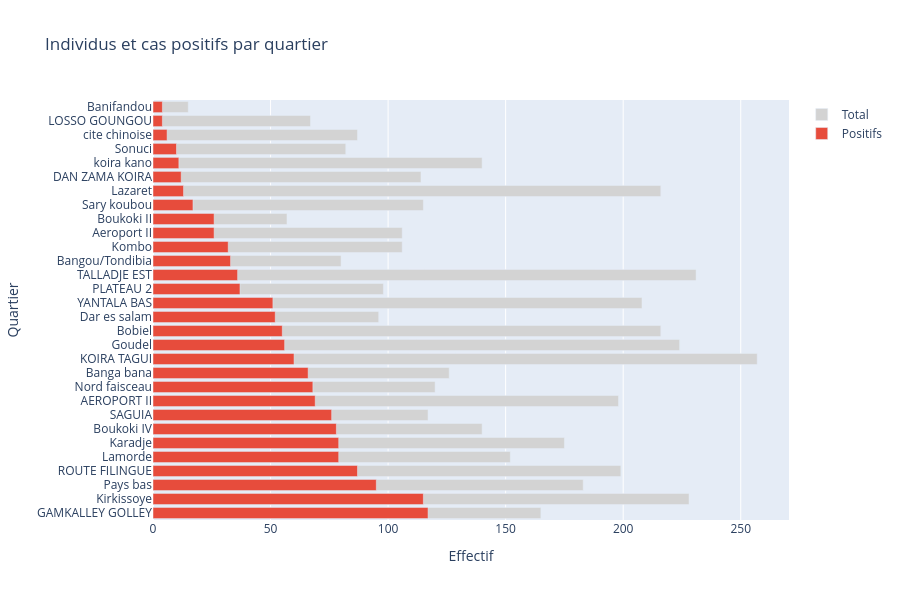

Notebook code cell kept with this figure:
### Markdown cell above
## 3 - Description geographique

### Code cell
required = ['Latitude', 'Longitude', 'Quartier_corrige', 'Population', 'Serologie']

# =============================================================================
# 2. Carte interactive des individus (échantillon pour lisibilité)
# =============================================================================
# Si trop de points, on peut prendre un échantillon aléatoire
sample_size = min(400, len(df))  # Limiter à 2000 points pour fluidité
df_sample = df.sample(n=sample_size, random_state=42)

fig_map = px.scatter_mapbox(
    df_sample,
    lat='Latitude',
    lon='Longitude',
    color='Serologie',
    color_discrete_map={'Positif': "#f43f2b", 'Négatif': '#2ecc71'},
    zoom=11,
    mapbox_style='carto-positron',# map 
    title="Localisation des individus (échantillon aléatoire)",
    hover_data={'Quartier_corrige': True, 'Population': True}
)
fig_map.update_layout(margin=dict(l=0, r=0, t=40, b=0))
fig_map.show()
# fig_map.write_html("carte_individus.html")

# =============================================================================
# 3. Agrégation par quartier
# =============================================================================
quartier_stats = df.groupby('Quartier_corrige').agg(
    Total=('Serologie', 'count'),
    Positifs=('Serologie', lambda x: (x == 'Positif').sum()),
    Population=('Population', 'first')  # Population identique pour tout le quartier
).reset_index()
quartier_stats['Taux_positivite'] = (quartier_stats['Positifs'] / quartier_stats['Total'] * 100).round(1)
quartier_stats['Prevalence'] = (quartier_stats['Positifs'] / quartier_stats['Population'] * 100).round(3)

print("\nStatistiques par quartier (5 premiers) :")
print(quartier_stats.head().to_string(index=False))

# =============================================================================
# 4. Graphique : effectifs total et positifs par quartier
# =============================================================================
# Trier par nombre de positifs décroissant pour meilleure lisibilité
quartier_sorted = quartier_stats.sort_values('Positifs', ascending=False)

fig_quartier = make_subplots(rows=1, cols=1)
fig_quartier.add_trace(go.Bar(
    y=quartier_sorted['Quartier_corrige'],
    x=quartier_sorted['Total'],
    name='Total',
    orientation='h',
    marker_color='lightgray',
    hovertemplate='<b>%{y}</b><br>Total: %{x}<extra></extra>'
))
fig_quartier.add_trace(go.Bar(
    y=quartier_sorted['Quartier_corrige'],
    x=quartier_sorted['Positifs'],
    name='Positifs',
    orientation='h',
    marker_color='#e74c3c',
    hovertemplate='<b>%{y}</b><br>Positifs: %{x}<br>Taux: %{customdata}%<extra></extra>',
    customdata=quartier_sorted['Taux_positivite']
))
fig_quartier.update_layout(
    title="Individus et cas positifs par quartier",
    xaxis_title='Effectif',
    yaxis_title='Quartier',
    barmode='overlay',
    height=600
)
fig_quartier.show()
# fig_quartier.write_html("quartier_barres.html")

# =============================================================================
# 5. Relation entre population du quartier et nombre de cas
# =============================================================================
# Nuage de points : population vs. nombre de cas positifs
fig_pop = px.scatter(
    quartier_stats,
    x='Population',
    y='Positifs',
    size='Total',
    color='Taux_positivite',
    hover_name='Quartier_corrige',
    hover_data={'Total': True, 'Taux_positivite': True},
    title="Population du quartier vs. nombre de cas positifs",
    labels={'Population': 'Population du quartier', 'Positifs': 'Nombre de cas positifs'},
    color_continuous_scale='Reds'
)
# Ajouter une ligne de tendance (optionnel)
# Ajout manuel d'une droite de régression simple
from sklearn.linear_model import LinearRegression
X = quartier_stats['Population'].values.reshape(-1, 1)
y = quartier_stats['Positifs'].values
model = LinearRegression().fit(X, y)
x_line = np.linspace(0, quartier_stats['Population'].max(), 100)
y_line = model.predict(x_line.reshape(-1, 1))
fig_pop.add_trace(go.Scatter(
    x=x_line, y=y_line,
    mode='lines',
    name='Régression linéaire',
    line=dict(color='black', dash='dash')
))
fig_pop.show()
# fig_pop.write_html("population_vs_positifs.html")

# =============================================================================
# 7. Carte choroplèthe des quartiers (si nous avons des polygones, mais ici seulement centroïdes)
# =============================================================================
# On peut représenter les quartiers par un point avec une taille proportionnelle au nombre de cas.
# Pour une carte choroplèthe il faudrait les contours géographiques, ce que nous n'avons pas.
# Alternative : utiliser des marqueurs de taille variable sur la carte.
fig_map2 = px.scatter_mapbox(
    quartier_stats,
    lat=df.groupby('Quartier_corrige')['Latitude'].mean().values,
    lon=df.groupby('Quartier_corrige')['Longitude'].mean().values,
    size='Total',
    color='Taux_positivite',
    hover_name='Quartier_corrige',
    hover_data={'Total': True, 'Positifs': True, 'Population': True},
    color_continuous_scale='Reds',
    mapbox_style='carto-positron',
    zoom=11,
    title="Quartiers : taille = nombre total testés, couleur = taux de positivité"
)
fig_map2.update_layout(margin=dict(l=0, r=0, t=40, b=0))
fig_map2.show()
# fig_map2.write_html("carte_quartiers.html")

### Figure 1 — Plotly figure (JSON) as saved in the notebook; plotly's stock layout.template omitted (floating-point values rounded to 4 significant figures)
{"data": [{"hovertemplate": "<b>%{y}</b><br>Total: %{x}<extra></extra>", "marker": {"color": "lightgray"}, "name": "Total", "orientation": "h", "type": "bar", "x": [165, 228, 183, 199, 152, 175, 140, 117, 198, 120, 126, 257, 224, 216, 96, 208, 98, 231, 80, 106, 106, 57, 115, 216, 114, 140, 82, 87, 67, 15], "y": ["GAMKALLEY GOLLEY", "Kirkissoye", "Pays bas", "ROUTE FILINGUE", "Lamorde", "Karadje", "Boukoki IV", "SAGUIA", "AEROPORT II", "Nord faisceau", "Banga bana", "KOIRA TAGUI", "Goudel", "Bobiel", "Dar es salam", "YANTALA BAS", "PLATEAU 2", "TALLADJE EST", "Bangou/Tondibia", "Kombo", "Aeroport II", "Boukoki II", "Sary koubou", "Lazaret", "DAN ZAMA KOIRA", "koira kano", "Sonuci", "cite chinoise", "LOSSO GOUNGOU", "Banifandou"]}, {"customdata": [70.9, 50.4, 51.9, 43.7, 52.0, 45.1, 55.7, 65.0, 34.8, 56.7, 52.4, 23.3, 25.0, 25.5, 54.2, 24.5, 37.8, 15.6, 41.2, 30.2, 24.5, 45.6, 14.8, 6.0, 10.5, 7.9, 12.2, 6.9, 6.0, 26.7], "hovertemplate": "<b>%{y}</b><br>Positifs: %{x}<br>Taux: %{customdata}%<extra></extra>", "marker": {"color": "#e74c3c"}, "name": "Positifs", "orientation": "h", "type": "bar", "x": [117, 115, 95, 87, 79, 79, 78, 76, 69, 68, 66, 60, 56, 55, 52, 51, 37, 36, 33, 32, 26, 26, 17, 13, 12, 11, 10, 6, 4, 4], "y": ["GAMKALLEY GOLLEY", "Kirkissoye", "Pays bas", "ROUTE FILINGUE", "Lamorde", "Karadje", "Boukoki IV", "SAGUIA", "AEROPORT II", "Nord faisceau", "Banga bana", "KOIRA TAGUI", "Goudel", "Bobiel", "Dar es salam", "YANTALA BAS", "PLATEAU 2", "TALLADJE EST", "Bangou/Tondibia", "Kombo", "Aeroport II", "Boukoki II", "Sary koubou", "Lazaret", "DAN ZAMA KOIRA", "koira kano", "Sonuci", "cite chinoise", "LOSSO GOUNGOU", "Banifandou"]}], "layout": {"barmode": "overlay", "height": 600, "title": {"text": "Individus et cas positifs par quartier"}, "xaxis": {"anchor": "y", "domain": [0, 1], "title": {"text": "Effectif"}}, "yaxis": {"anchor": "x", "domain": [0, 1], "title": {"text": "Quartier"}}}}
